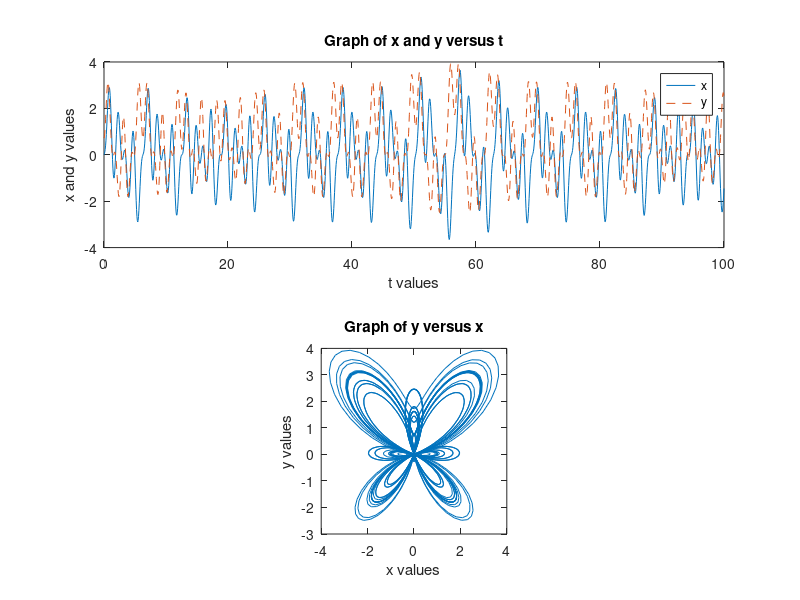

Here is the MATLAB script that generated this plot:
t = 0:1/16:100; %generates values of t
x = sin(t) .* (exp(cos(t)) - 2 * cos(4 * t) - (sin(t/12)).^5); %given parametric equations
y = cos(t) .* (exp(cos(t)) - 2 * cos(4 * t) - (sin(t/12)).^5);
subplot(2,1,1) %sets subplot location
plot(t,x,t,y,'--') %makes graph
xlabel('t values') %graph labels
ylabel('x and y values')
title('Graph of x and y versus t')
legend('x','y')
subplot(2,1,2) %sets 2nd subplot location
plot(x,y) %makes second graph
axis square %makes graph a square
xlabel('x values') %graph labels
ylabel('y values')
title('Graph of y versus x')